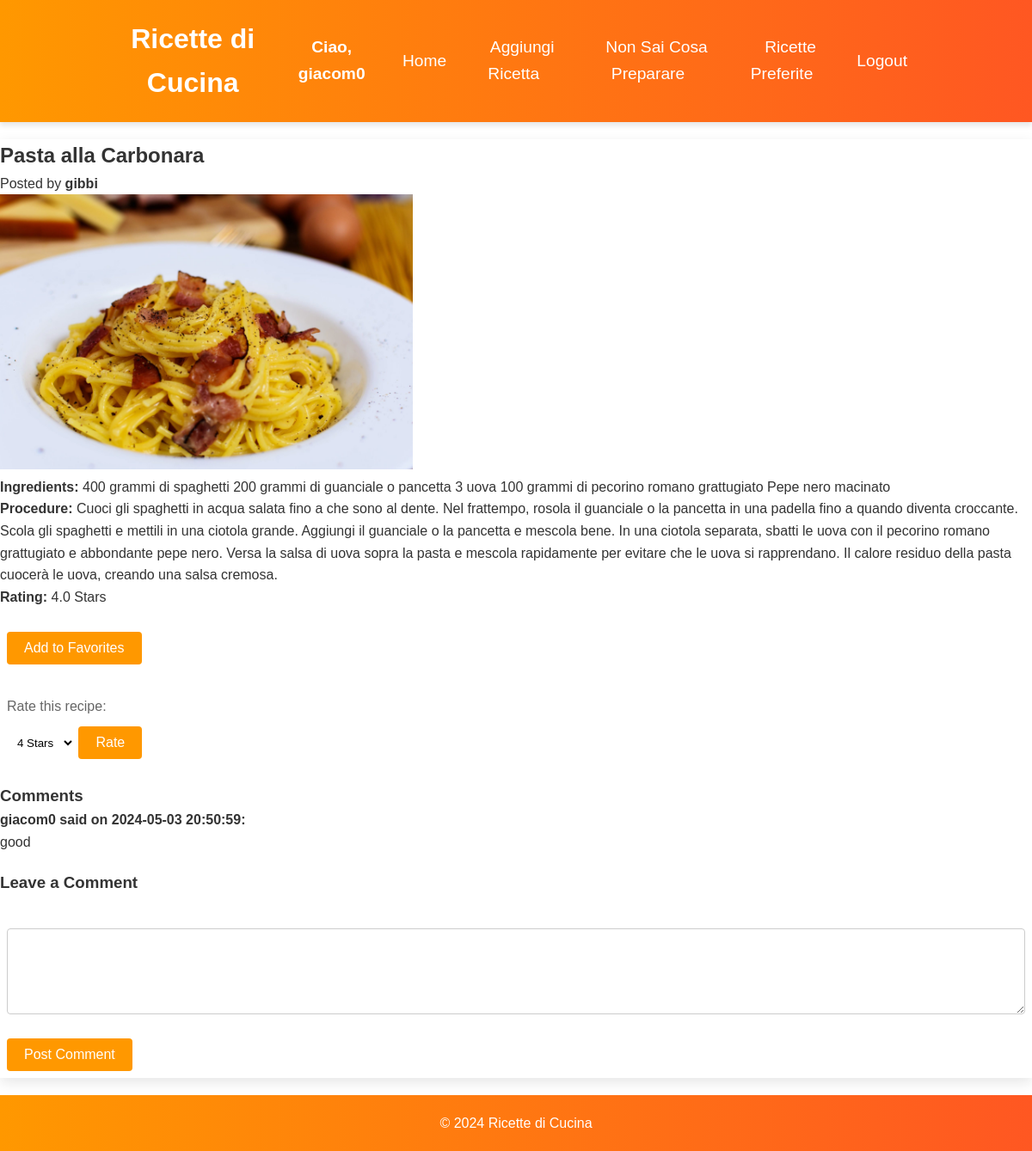
The app's page /recipe/5 (signed in) with its own data.
### tables this page shows
CREATE TABLE user (
    id INTEGER PRIMARY KEY AUTOINCREMENT,
    username TEXT UNIQUE NOT NULL,
    email TEXT UNIQUE NOT NULL,
    password_hash TEXT NOT NULL
);

CREATE TABLE recipe (
    id INTEGER PRIMARY KEY AUTOINCREMENT,
    name TEXT NOT NULL,
    ingredients TEXT NOT NULL,
    procedure TEXT NOT NULL,
    user_id INTEGER, image_path TEXT,
    FOREIGN KEY (user_id) REFERENCES user (id)
);

CREATE TABLE comment (
    id INTEGER PRIMARY KEY AUTOINCREMENT,
    user_id INTEGER NOT NULL,
    recipe_id INTEGER NOT NULL,
    text TEXT NOT NULL,
    created_at TIMESTAMP DEFAULT CURRENT_TIMESTAMP,
    FOREIGN KEY (user_id) REFERENCES user (id),
    FOREIGN KEY (recipe_id) REFERENCES recipe (id)
);

### app.py (the view)
@app.route('/recipe/<int:recipe_id>')
def view_recipe(recipe_id):
    db = get_db()
    recipe_data = db.execute(
        'SELECT r.*, u.username AS user_name FROM recipe r '
        'JOIN user u ON r.user_id = u.id '
        'WHERE r.id = ?', (recipe_id,)
    ).fetchone()
    if recipe_data is None:
        flash('Recipe not found.', 'error')
        return redirect(url_for('index'))
    recipe = dict(recipe_data)
    comments = db.execute(
        'SELECT comment.*, user.username FROM comment '
        'JOIN user ON comment.user_id = user.id '
        'WHERE recipe_id = ? ORDER BY comment.created_at DESC',
        (recipe_id,)
    ).fetchall()
    rating_result = db.execute(
        'SELECT AVG(rating) as average_rating FROM rating '
        'WHERE recipe_id = ?',
        (recipe_id,)
    ).fetchone()
    if rating_result['average_rating'] is not None:
        recipe['average_rating'] = float(rating_result['average_rating'])
    else:
        recipe['average_rating'] = 0.0
    user_rating = None
    if 'user_id' in session:
        user_rating_query = db.execute(
            'SELECT rating FROM rating WHERE user_id = ? AND recipe_id = ?',
            (session['user_id'], recipe_id)
        ).fetchone()
        user_rating = user_rating_query['rating'] if user_rating_query else 0.0
    return render_template('recipe_view.html', recipe=recipe, comments=comments, user_rating = user_rating)

### app.py (called while the page is built)
def get_db():
    db_path = app.config['DATABASE']
    if '_database' not in g:
        g._database = sqlite3.connect(db_path)
        g._database.row_factory = sqlite3.Row
    return g._database

@app.teardown_appcontext
def close_connection(exception):
    db = g.pop('_database', None)
    if db is not None:
        db.close()

### templates/recipe_view.html
{% extends "layout.html" %}
{% block content %}
<h2>{{ recipe.name }}</h2>
<p>Posted by <strong>{{ recipe.user_name }}</strong></p>
<img src="../{{ recipe.image_path }}" alt="Immagine del piatto" class="recipe-image">
<p><strong>Ingredients:</strong> {{ recipe.ingredients }}</p>
<p><strong>Procedure:</strong> {{ recipe.procedure }}</p>
<div class="rating-favorites">
    <div>
        <p><strong>Rating:</strong>
            {% if recipe.average_rating != 0.0 %}
                {{ recipe.average_rating|round(1) }} Stars
            {% else %}
                No rating yet
            {% endif %}
        </p>
        <div>
            <form action="{{ url_for('add_to_favorites', recipe_id=recipe.id) }}" method="post">
                <button type="submit">Add to Favorites</button>
            </form>
        </div>
        <form method="post" action="{{ url_for('rate_recipe', recipe_id=recipe.id) }}">
            <label for="rating">Rate this recipe:</label>
            <select name="rating" id="rating">
                {% for star in range(1, 6) %}
                    <option value="{{ star }}" {{ 'selected' if user_rating and star == user_rating }}> {{ star }} Star{{ 's' if star > 1 }}</option>
                {% endfor %}
            </select>
            <button type="submit">Rate</button>
        </form>
    </div>
</div>
<div class="comments">
    <h3>Comments</h3>
    {% for comment in comments %}
        <div class="comment">
            <strong>{{ comment.username }} said on {{ comment.created_at }}:</strong>
            <p>{{ comment.text }}</p>
        </div>
    {% endfor %}
</div>
<section class="comments">
    <h3>Leave a Comment</h3>
    <form method="post" action="{{ url_for('submit_comment', recipe_id=recipe.id) }}">
        <textarea name="comment_text" required></textarea>
        <button type="submit">Post Comment</button>
    </form>
</section>
{% endblock %}

### templates/layout.html (shortened to what this page needs)
<!DOCTYPE html>
<html lang="en">
<head>
    <link rel="stylesheet" href="{{ url_for('static', filename='style.css') }}">
</head>
<body class="{% block body_class %}{% endblock %}">
{% block header %}
    <header>
        <h1>Ricette di Cucina</h1>
        <nav>
            <ul>
                {% if 'user_id' in session %}
                    <li class="user-name"><strong style="font-size: 1.2em;">Ciao, {{ session['username'] }}</strong></li>
                {% endif %}
                <li><a href="{{ url_for('index') }}">Home</a></li>
                <li><a href="{{ url_for('new_recipe') }}">Aggiungi Ricetta</a></li>
                <li><a href="{{ url_for('random_recipe') }}">Non Sai Cosa Preparare</a></li>
                {% if 'user_id' in session %}
                    <li><a href="{{ url_for('my_favorites') }}">Ricette Preferite</a></li>
                    <li><a href="{{ url_for('logout') }}">Logout</a></li>
                {% else %}
                    <li><a href="{{ url_for('login') }}">Login</a></li>
                    <li><a href="{{ url_for('register') }}">Register</a></li>
                {% endif %}
            </ul>
        </nav>
    </header>
{% endblock %}
<main>
    {% block content %}
    {% endblock %}
</main>
{% block footer %}
    <footer>
        <p>&copy; 2024 Ricette di Cucina</p>
    </footer>
{% endblock %}
</body>
</html>

### static/style.css (style rules this page uses)
* { box-sizing: border-box; margin: 0; padding: 0; }
body, h1, h2, h3, p, form, ul, li { font-family: 'Helvetica Neue', Helvetica, Arial, sans-serif; }
body { line-height: 1.6; font-size: 16px; background-color: #fff; color: #333; }
header { background: linear-gradient(to right, #ff9800, #ff5722); color: #ffffff; padding: 20px 10%; text-align: center; display: flex; justify-content: space-between; align-items: center; box-shadow: 0 4px 6px rgba(0, 0, 0, 0.1); }
nav ul { display: flex; align-items: center; list-style: none; padding: 0; }
nav li { margin-right: 20px; font-size: 16px; }
nav ul li { display: inline; margin-right: 15px; }
nav ul li a { color: #ffffff; text-decoration: none; font-size: 1.2em; padding: 10px; transition: color 0.3s; }
main { margin-top: 20px; background: #ffffff; box-shadow: 0 5px 15px rgba(0, 0, 0, 0.1); }
h1 { color: #ffffff; }
h2 { color: #333; }
.user-name { font-size: 16px; padding: 10px; color: #fff; }
form { background: #ffffff; padding: 20px; margin-top: 20px; border: 1px solid #ddd; transition: transform 0.3s ease-in-out; }
form label { display: block; margin-bottom: 10px; color: #666; }
form input[type="text"], form input[type="email"], form input[type="password"], form textarea { width: 100%; padding: 10px; margin-bottom: 20px; border: 1px solid #ccc; }
form button { background-color: #ff9800; color: #ffffff; border: none; padding: 10px 20px; font-size: 1em; cursor: pointer; transition: background-color 0.3s; }
footer { text-align: center; padding: 20px 10%; background: linear-gradient(to right, #ff9800, #ff5722); color: #ffffff; margin-top: 20px; }
body, h1, h2, h3, p, form, ul, li { font-family: Arial, sans-serif; }
.recipe-image { max-width: 40%; height: auto; margin-right: 20px; }
.comments { margin-top: 20px; }
.comment { margin-bottom: 10px; }
textarea { width: 100%; height: 100px; margin-top: 10px; padding: 8px; border: 1px solid #ccc; border-radius: 4px; }
select, input, button, form { padding: 8px; border: none; outline: none; background: none; color: inherit; cursor: pointer; border-radius: 4px; }
button { background: orange; color: white; }
select { background: white; color: black; }

### records on screen
user: username "giacom0"
recipe: name "Pasta alla Carbonara", ingredients "400 grammi di spaghetti 200 grammi di guanciale o pancetta 3 uova 100 grammi di pecorino romano grattugiato Pepe nero macinato", procedure "Cuoci gli spaghetti in acqua salata fino a che sono al dente. Nel frattempo, rosola il guanciale o la pancetta in una padella fino a quando diventa croccante. Scola gli spaghetti e mettili in una ciotola grande. Aggiungi il guanciale o la pancetta e mescola bene. In una ciotola separata, sbatti le uova con il pecorino romano grattugiato e abbondante pepe nero. Versa la salsa di uova sopra la pasta e mescola rapidamente per evitare che le uova si rapprendano. Il calore residuo della pasta cuocerà le uova, creando una salsa cremosa."
user: user_name "gibbi"
comment: username "giacom0", created_at "2024-05-03 20:50:59", text "good"

### other values on screen
{{ recipe.average_rating|round(1) }} "4.0"
form field rating "4 Stars"
